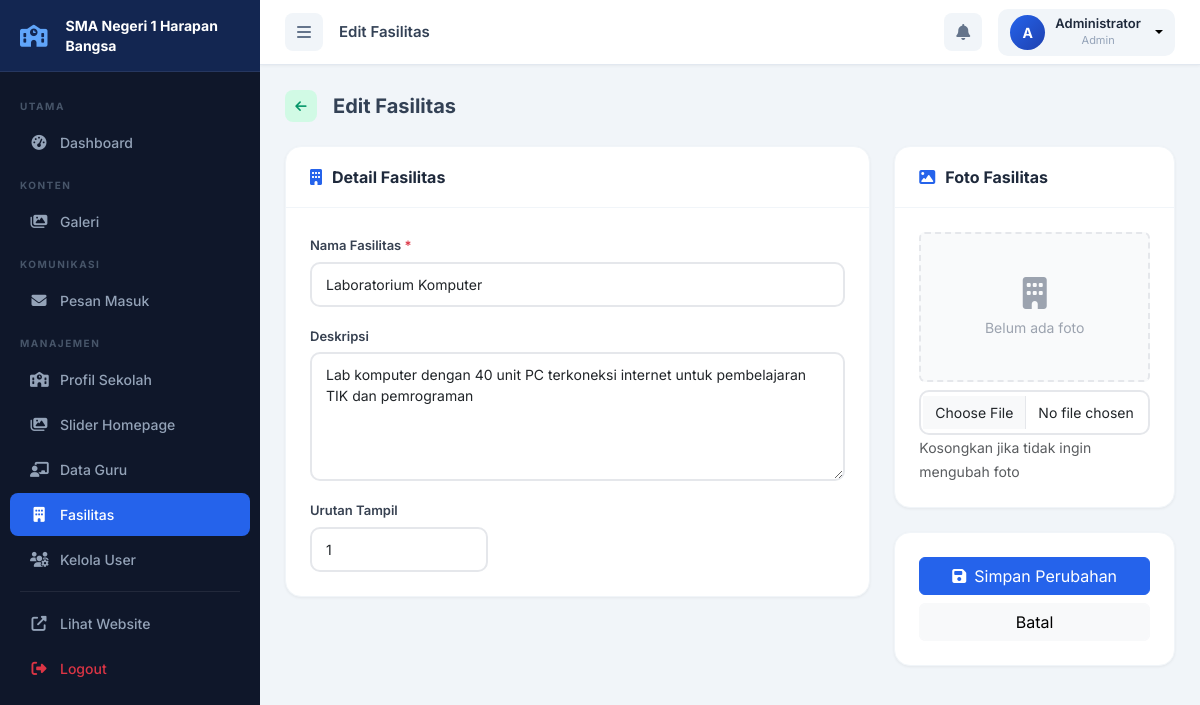
Screenshot of /admin/fasilitas/edit.php?id=1 (signed in) with the database file from the repository.
### tables this page shows
CREATE TABLE profil_sekolah (
    id INT(11) PRIMARY KEY AUTO_INCREMENT,
    nama_sekolah VARCHAR(200) NOT NULL,
    npsn VARCHAR(20),
    sejarah TEXT,
    visi TEXT,
    misi TEXT,
    alamat_lengkap TEXT,
    telepon VARCHAR(20),
    email VARCHAR(100),
    website VARCHAR(100),
    logo VARCHAR(255) DEFAULT 'logo-sekolah.png',
    foto_gedung VARCHAR(255),
    kepala_sekolah_nama VARCHAR(100),
    kepala_sekolah_foto VARCHAR(255),
    tahun_berdiri YEAR,
    akreditasi VARCHAR(5),
    updated_at TIMESTAMP DEFAULT CURRENT_TIMESTAMP ON UPDATE CURRENT_TIMESTAMP
);

CREATE TABLE users (
    id INT(11) PRIMARY KEY AUTO_INCREMENT,
    username VARCHAR(50) UNIQUE NOT NULL,
    password VARCHAR(255) NOT NULL,
    nama_lengkap VARCHAR(100) NOT NULL,
    email VARCHAR(100) UNIQUE NOT NULL,
    role ENUM('admin', 'staff') DEFAULT 'staff',
    foto_profil VARCHAR(255) DEFAULT 'default-avatar.png',
    status ENUM('aktif', 'nonaktif') DEFAULT 'aktif',
    created_at TIMESTAMP DEFAULT CURRENT_TIMESTAMP,
    updated_at TIMESTAMP DEFAULT CURRENT_TIMESTAMP ON UPDATE CURRENT_TIMESTAMP
);

CREATE TABLE fasilitas (
    id INT(11) PRIMARY KEY AUTO_INCREMENT,
    nama_fasilitas VARCHAR(100) NOT NULL,
    deskripsi TEXT,
    foto VARCHAR(255),
    urutan INT(11) DEFAULT 0,
    created_at TIMESTAMP DEFAULT CURRENT_TIMESTAMP
);

### config/database.php (called while the page is built, shortened)
<?php
$conn = mysqli_connect(DB_HOST, DB_USER, DB_PASS, DB_NAME);
mysqli_set_charset($conn, "utf8mb4");
function query($query) {
    global $conn;
    return mysqli_query($conn, $query);
}
function fetch($query) {
    $result = query($query);
    return mysqli_fetch_assoc($result);
}
function clean($string) {
    return htmlspecialchars($string, ENT_QUOTES, 'UTF-8');
}
?>

### config/config.php (called while the page is built, shortened)
<?php
require_once __DIR__ . '/database.php';
function isAdmin() {
    return isset($_SESSION['role']) && $_SESSION['role'] == 'admin';
}
?>

### admin/fasilitas/edit.php (the view, shortened to what this page needs)
<?php
$page_title  = 'Edit Fasilitas';
$active_menu = 'fasilitas';
include __DIR__ . '/../includes/header.php';
$id        = (int)($_GET['id'] ?? 0);
$fasilitas = fetch("SELECT * FROM fasilitas WHERE id = $id");
?>
<div class="d-flex align-items-center gap-3 mb-4">
    <a href="<?php echo SITE_URL; ?>/admin/fasilitas/index.php" class="btn-action btn-view" title="Kembali"><i class="fas fa-arrow-left"></i></a>
    <h5 class="mb-0 fw-bold">Edit Fasilitas</h5>
</div>
<form method="POST" enctype="multipart/form-data">
    <div class="row g-4">
        <div class="col-lg-8">
            <div class="admin-card">
                <div class="admin-card-header"><div class="admin-card-title"><i class="fas fa-building"></i> Detail Fasilitas</div></div>
                <div class="admin-card-body">
                    <div class="mb-3">
                        <label class="form-label">Nama Fasilitas <span class="text-danger">*</span></label>
                        <input type="text" name="nama_fasilitas" class="form-control" value="<?php echo clean($fasilitas['nama_fasilitas']); ?>" required>
                    </div>
                    <div class="mb-3">
                        <label class="form-label">Deskripsi</label>
                        <textarea name="deskripsi" class="form-control" rows="5"><?php echo clean($fasilitas['deskripsi'] ?? ''); ?></textarea>
                    </div>
                    <div class="col-md-4">
                        <label class="form-label">Urutan Tampil</label>
                        <input type="number" name="urutan" class="form-control" min="0" value="<?php echo (int)($fasilitas['urutan'] ?? 0); ?>">
                    </div>
                </div>
            </div>
        </div>
        <div class="col-lg-4">
            <div class="admin-card mb-4">
                <div class="admin-card-header"><div class="admin-card-title"><i class="fas fa-image"></i> Foto Fasilitas</div></div>
                <div class="admin-card-body">
                    <?php if ($fasilitas['foto']): ?>
                    <img id="fotoPreview" src="<?php echo SITE_URL; ?>/uploads/fasilitas/<?php echo clean($fasilitas['foto']); ?>"
                         class="img-fluid rounded mb-2 w-100" style="height:180px; object-fit:cover;">
                    <?php else: ?>
                    <div id="fotoPlaceholder" class="rounded d-flex align-items-center justify-content-center mb-2" style="height:150px; border:2px dashed #e5e7eb; background:#f9fafb; color:#9ca3af;">
                        <div class="text-center"><i class="fas fa-building fa-2x mb-2"></i><div class="small">Belum ada foto</div></div>
                    </div>
                    <?php endif; ?>
                    <input type="file" name="foto" class="form-control" accept="image/*" onchange="previewFoto(this)">
                    <small class="text-muted">Kosongkan jika tidak ingin mengubah foto</small>
                </div>
            </div>
            <div class="admin-card">
                <div class="admin-card-body">
                    <div class="d-grid gap-2">
                        <button type="submit" class="btn btn-primary"><i class="fas fa-save me-2"></i>Simpan Perubahan</button>
                        <a href="<?php echo SITE_URL; ?>/admin/fasilitas/index.php" class="btn btn-light">Batal</a>
                    </div>
                </div>
            </div>
        </div>
    </div>
</form>
<?php include __DIR__ . '/../includes/footer.php'; ?>

### admin/includes/header.php (shortened to what this page needs)
<?php
require_once __DIR__ . '/../../config/config.php';
$profil = fetch("SELECT * FROM profil_sekolah LIMIT 1");
$current_user = fetch("SELECT * FROM users WHERE id = " . (int)$_SESSION['user_id']);
?>
<!DOCTYPE html>
<html lang="id">
<head>
    <link href="https://cdn.jsdelivr.net/npm/bootstrap@5.3.0/dist/css/bootstrap.min.css" rel="stylesheet">
    <link rel="stylesheet" href="https://cdnjs.cloudflare.com/ajax/libs/font-awesome/6.4.0/css/all.min.css">
    <link rel="stylesheet" href="<?php echo SITE_URL; ?>/admin/assets/admin.css">
</head>
<body>
    <div class="sidebar" id="sidebar">
        <div class="sidebar-header">
            <i class="fas fa-school me-2" style="flex-shrink:0;"></i>
            <span><?php echo clean($profil['nama_sekolah'] ?? 'Admin Panel'); ?></span>
        </div>
        <nav class="sidebar-nav">
            <div class="nav-label">Utama</div>
            <a href="<?php echo SITE_URL; ?>/admin/index.php" class="nav-item <?php echo ($active_menu ?? '') == 'dashboard' ? 'active' : ''; ?>">
                <i class="fas fa-tachometer-alt"></i><span>Dashboard</span>
            </a>
            <div class="nav-label">Konten</div>
            <a href="<?php echo SITE_URL; ?>/admin/galeri/index.php" class="nav-item <?php echo ($active_menu ?? '') == 'galeri' ? 'active' : ''; ?>">
                <i class="fas fa-images"></i><span>Galeri</span>
            </a>
            <div class="nav-label">Komunikasi</div>
            <a href="<?php echo SITE_URL; ?>/admin/kontak/index.php" class="nav-item <?php echo ($active_menu ?? '') == 'kontak' ? 'active' : ''; ?>">
                <i class="fas fa-envelope"></i><span>Pesan Masuk</span>
            </a>
            <?php if (isAdmin()): ?>
            <div class="nav-label">Manajemen</div>
            <a href="<?php echo SITE_URL; ?>/admin/profil/index.php" class="nav-item <?php echo ($active_menu ?? '') == 'profil' ? 'active' : ''; ?>">
                <i class="fas fa-school"></i><span>Profil Sekolah</span>
            </a>
            <a href="<?php echo SITE_URL; ?>/admin/slider/index.php" class="nav-item <?php echo ($active_menu ?? '') == 'slider' ? 'active' : ''; ?>">
                <i class="fas fa-images"></i><span>Slider Homepage</span>
            </a>
            <a href="<?php echo SITE_URL; ?>/admin/guru/index.php" class="nav-item <?php echo ($active_menu ?? '') == 'guru' ? 'active' : ''; ?>">
                <i class="fas fa-chalkboard-teacher"></i><span>Data Guru</span>
            </a>
            <a href="<?php echo SITE_URL; ?>/admin/fasilitas/index.php" class="nav-item <?php echo ($active_menu ?? '') == 'fasilitas' ? 'active' : ''; ?>">
                <i class="fas fa-building"></i><span>Fasilitas</span>
            </a>
            <a href="<?php echo SITE_URL; ?>/admin/users/index.php" class="nav-item <?php echo ($active_menu ?? '') == 'users' ? 'active' : ''; ?>">
                <i class="fas fa-users-cog"></i><span>Kelola User</span>
            </a>
            <?php endif; ?>
            <div class="nav-divider"></div>
            <a href="<?php echo SITE_URL; ?>" target="_blank" class="nav-item">
                <i class="fas fa-external-link-alt"></i><span>Lihat Website</span>
            </a>
            <a href="<?php echo SITE_URL; ?>/admin/logout.php" class="nav-item text-danger btn-logout-confirm">
                <i class="fas fa-sign-out-alt"></i><span>Logout</span>
            </a>
        </nav>
    </div>
    <div class="main-content" id="mainContent">
        <nav class="top-navbar">
            <div class="d-flex align-items-center gap-3">
                <button class="btn-sidebar-toggle" id="sidebarToggle">
                    <i class="fas fa-bars"></i>
                </button>
                <div class="breadcrumb-nav">
                    <?php echo isset($page_title) ? clean($page_title) : 'Dashboard'; ?>
                </div>
            </div>
            <div class="d-flex align-items-center gap-3">
                <a href="<?php echo SITE_URL; ?>/admin/kontak/index.php" class="top-nav-icon position-relative">
                    <i class="fas fa-bell"></i>
                </a>
                <div class="dropdown">
                    <button class="user-btn dropdown-toggle" data-bs-toggle="dropdown">
                        <div class="user-avatar">
                            <?php echo strtoupper(substr($current_user['nama_lengkap'] ?? 'A', 0, 1)); ?>
                        </div>
                        <div class="user-info d-none d-md-block">
                            <div class="user-name"><?php echo clean($current_user['nama_lengkap'] ?? ''); ?></div>
                            <div class="user-role"><?php echo ucfirst($current_user['role'] ?? ''); ?></div>
                        </div>
                    </button>
                </div>
            </div>
        </nav>
        <div class="page-content">

### admin/assets/admin.css (style rules this page uses)
:root { --sidebar-width: 260px; --sidebar-bg: #0f172a; --sidebar-hover: #1e293b; --sidebar-active: #2563eb; --navbar-height: 65px; --primary: #2563eb; --success: #10b981; --warning: #f59e0b; --danger: #ef4444; --info: #3b82f6; }
* { box-sizing: border-box; margin: 0; padding: 0; }
body { font-family: 'Inter', sans-serif; background: #f1f5f9; color: #334155; min-height: 100vh; display: flex; }
.sidebar { width: var(--sidebar-width); height: 100vh; background: var(--sidebar-bg); position: fixed; top: 0; left: 0; z-index: 1000; display: flex; flex-direction: column; transition: transform 0.3s ease; overflow: hidden; }
.sidebar-header { padding: 16px 20px; display: flex; align-items: center; gap: 10px; color: white; font-weight: 700; font-size: 14px; line-height: 1.4; border-bottom: 1px solid rgba(255,255,255,0.08); min-height: var(--navbar-height); background: rgba(37,99,235,0.2); flex-shrink: 0; word-break: break-word; }
.sidebar-header i { color: #60a5fa; font-size: 22px; }
.sidebar-nav { padding: 15px 0 30px; flex: 1; overflow-y: auto; overflow-x: hidden; scrollbar-width: thin; scrollbar-color: rgba(255,255,255,0.15) transparent; }
.nav-label { padding: 12px 20px 5px; font-size: 10px; font-weight: 700; letter-spacing: 1.5px; text-transform: uppercase; color: #475569; }
.nav-item { display: flex; align-items: center; gap: 12px; padding: 11px 20px; color: #94a3b8; text-decoration: none; font-size: 14px; font-weight: 500; transition: all 0.2s ease; position: relative; margin: 2px 10px; border-radius: 8px; }
.nav-item i { width: 18px; text-align: center; font-size: 15px; flex-shrink: 0; }
.nav-item.active { background: var(--primary); color: white; }
.nav-item.active i { color: white; }
.nav-divider { height: 1px; background: rgba(255,255,255,0.08); margin: 10px 20px; }
.main-content { margin-left: var(--sidebar-width); flex: 1; min-height: 100vh; display: flex; flex-direction: column; transition: margin-left 0.3s ease; }
.top-navbar { height: var(--navbar-height); background: white; border-bottom: 1px solid #e2e8f0; display: flex; align-items: center; justify-content: space-between; padding: 0 25px; position: sticky; top: 0; z-index: 999; box-shadow: 0 1px 3px rgba(0,0,0,0.05); }
.btn-sidebar-toggle { width: 38px; height: 38px; border: none; background: #f1f5f9; border-radius: 8px; color: #64748b; font-size: 16px; cursor: pointer; transition: all 0.2s; }
.breadcrumb-nav { font-weight: 600; color: #334155; font-size: 15px; }
.top-nav-icon { width: 38px; height: 38px; display: flex; align-items: center; justify-content: center; background: #f1f5f9; border-radius: 8px; color: #64748b; text-decoration: none; transition: all 0.2s; }
.user-btn { display: flex; align-items: center; gap: 10px; background: #f1f5f9; border: none; border-radius: 10px; padding: 6px 12px; cursor: pointer; transition: all 0.2s; }
.user-avatar { width: 35px; height: 35px; background: linear-gradient(135deg, var(--primary), #1e40af); color: white; border-radius: 50%; display: flex; align-items: center; justify-content: center; font-weight: 700; font-size: 14px; }
.user-name { font-size: 13px; font-weight: 600; color: #1e293b; line-height: 1.2; }
.user-role { font-size: 11px; color: #94a3b8; }
.page-content { padding: 25px; flex: 1; }
.admin-card { background: white; border-radius: 16px; border: 1px solid #f1f5f9; box-shadow: 0 1px 3px rgba(0,0,0,0.06); overflow: hidden; }
.admin-card-header { padding: 18px 24px; border-bottom: 1px solid #f1f5f9; display: flex; align-items: center; justify-content: space-between; }
.admin-card-title { font-size: 16px; font-weight: 700; color: #1e293b; display: flex; align-items: center; gap: 10px; }
.admin-card-title i { color: var(--primary); }
.admin-card-body { padding: 24px; }
.btn-primary { background: var(--primary); border-color: var(--primary); }
.btn-action { width: 32px; height: 32px; border: none; border-radius: 8px; display: inline-flex; align-items: center; justify-content: center; font-size: 13px; cursor: pointer; transition: all 0.2s; text-decoration: none; }
.btn-view { background: #d1fae5; color: #059669; }
.form-label { font-size: 13px; font-weight: 600; color: #374151; margin-bottom: 6px; }
.form-control, .form-select { border: 2px solid #e5e7eb; border-radius: 10px; padding: 10px 14px; font-size: 14px; transition: border-color 0.3s; }

### rows the page displays
profil_sekolah: nama_sekolah "SMA Negeri 1 Harapan Bangsa"
users: nama_lengkap "A", nama_lengkap "Administrator", role "Admin"
fasilitas: nama_fasilitas "Laboratorium Komputer", deskripsi "Lab komputer dengan 40 unit PC terkoneksi internet untuk pembelajaran TIK dan pemrograman", urutan "1"

### other values shown
$page_title "Edit Fasilitas"
